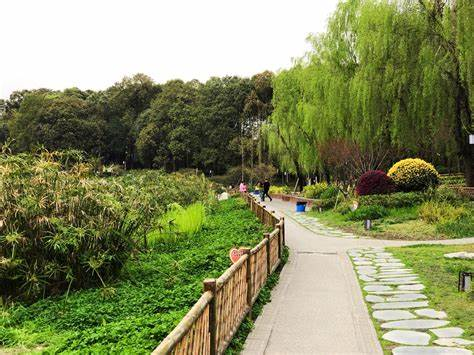
#> input picture 形态学结构/park.jpg, 474 x 355 px
$ python '礼帽运算.py'
#> lines starting #> are read from the running program, lines starting #| are printed output that depends on the picture
import numpy as np
import cv2 as cv
import matplotlib.pyplot as plt
# 1 读取图像
img1 = cv.imread("park.jpg")
#> img1 is the input picture: shape (355, 474, 3); mean B, G, R 96.7, 139.3, 133.3
img2 = cv.imread("park.jpg")
# 2 创建核结构
kernel = np.ones((10, 10), np.uint8)
# 3 图像的礼帽和黑帽运算
cvOpen = cv.morphologyEx(img1,cv.MORPH_TOPHAT,kernel) # 礼帽运算
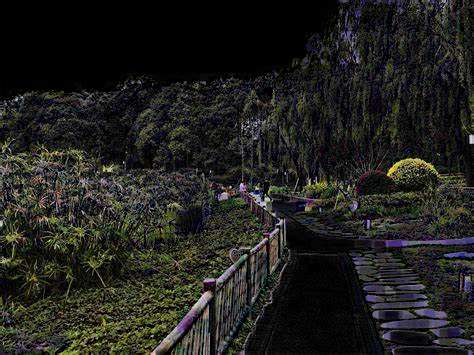
#> cvOpen: shape (355, 474, 3); mean B, G, R 29.9, 33.5, 33.5
cvClose = cv.morphologyEx(img2,cv.MORPH_BLACKHAT,kernel)# 黑帽运算
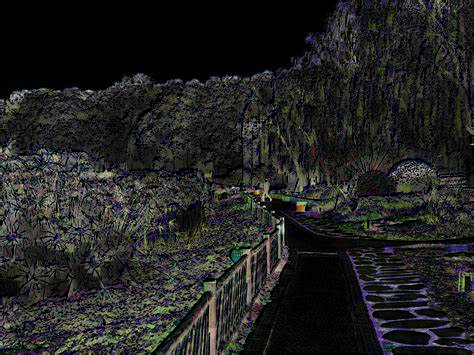
#> cvClose: shape (355, 474, 3); mean B, G, R 34.5, 34.9, 34.8
# 4 图像显示
fig,axes=plt.subplots(nrows=2,ncols=2,figsize=(10,8))
axes[0,0].imshow(img1)
axes[0,0].set_title("原图")
axes[0,1].imshow(cvOpen)
axes[0,1].set_title("礼帽运算结果")
axes[1,0].imshow(img2)
axes[1,0].set_title("原图")
axes[1,1].imshow(cvClose)
axes[1,1].set_title("黑帽运算结果")
plt.show()
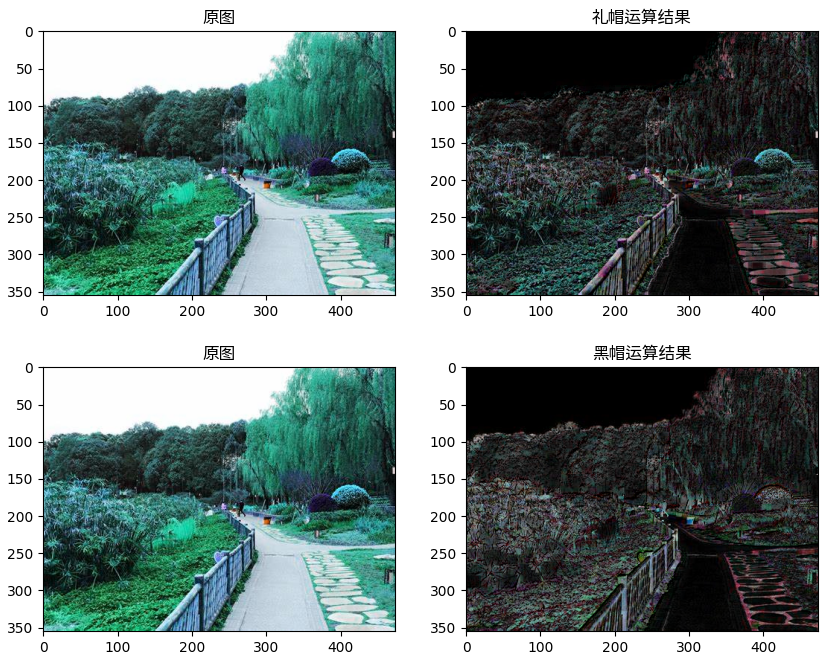
#> figure drawn by matplotlib, 4 panels; B, G, R data is drawn as R, G, B
